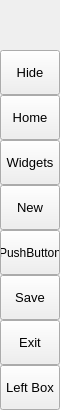
        <widget class="QFrame" name="leftMenuBg">
         <property name="minimumSize">
          <size>
           <width>60</width>
           <height>0</height>
          </size>
         </property>
         <property name="maximumSize">
          <size>
           <width>60</width>
           <height>16777215</height>
          </size>
         </property>
         <property name="frameShape">
          <enum>QFrame::Shape::NoFrame</enum>
         </property>
         <property name="frameShadow">
          <enum>QFrame::Shadow::Raised</enum>
         </property>
         <layout class="QVBoxLayout" name="verticalLayout_3">
          <property name="spacing">
           <number>0</number>
          </property>
          <property name="leftMargin">
           <number>0</number>
          </property>
          <property name="topMargin">
           <number>0</number>
          </property>
          <property name="rightMargin">
           <number>0</number>
          </property>
          <property name="bottomMargin">
           <number>0</number>
          </property>
          <item>
           <widget class="QFrame" name="topLogoInfo">
            <property name="minimumSize">
             <size>
              <width>0</width>
              <height>50</height>
             </size>
            </property>
            <property name="maximumSize">
             <size>
              <width>16777215</width>
              <height>50</height>
             </size>
            </property>
            <property name="frameShape">
             <enum>QFrame::Shape::NoFrame</enum>
            </property>
            <property name="frameShadow">
             <enum>QFrame::Shadow::Raised</enum>
            </property>
            <widget class="QFrame" name="topLogo">
             <property name="geometry">
              <rect>
               <x>10</x>
               <y>5</y>
               <width>42</width>
               <height>42</height>
              </rect>
             </property>
             <property name="minimumSize">
              <size>
               <width>42</width>
               <height>42</height>
              </size>
             </property>
             <property name="maximumSize">
              <size>
               <width>42</width>
               <height>42</height>
              </size>
             </property>
             <property name="frameShape">
              <enum>QFrame::Shape::NoFrame</enum>
             </property>
             <property name="frameShadow">
              <enum>QFrame::Shadow::Raised</enum>
             </property>
            </widget>
           </widget>
          </item>
          <item>
           <widget class="QFrame" name="leftMenuFrame">
            <property name="sizePolicy">
             <sizepolicy hsizetype="Expanding" vsizetype="Preferred">
              <horstretch>0</horstretch>
              <verstretch>0</verstretch>
             </sizepolicy>
            </property>
            <property name="minimumSize">
             <size>
              <width>0</width>
              <height>45</height>
             </size>
            </property>
            <property name="frameShape">
             <enum>QFrame::Shape::NoFrame</enum>
            </property>
            <property name="frameShadow">
             <enum>QFrame::Shadow::Raised</enum>
            </property>
            <layout class="QVBoxLayout" name="verticalMenuLayout">
             <property name="spacing">
              <number>0</number>
             </property>
             <property name="leftMargin">
              <number>0</number>
             </property>
             <property name="topMargin">
              <number>0</number>
             </property>
             <property name="rightMargin">
              <number>0</number>
             </property>
             <property name="bottomMargin">
              <number>0</number>
             </property>
             <item>
              <widget class="QFrame" name="toggleBox">
               <property name="maximumSize">
                <size>
                 <width>16777215</width>
                 <height>45</height>
                </size>
               </property>
               <property name="frameShape">
                <enum>QFrame::Shape::NoFrame</enum>
               </property>
               <property name="frameShadow">
                <enum>QFrame::Shadow::Raised</enum>
               </property>
               <layout class="QVBoxLayout" name="verticalLayout_4">
                <property name="spacing">
                 <number>0</number>
                </property>
                <property name="leftMargin">
                 <number>0</number>
                </property>
                <property name="topMargin">
                 <number>0</number>
                </property>
                <property name="rightMargin">
                 <number>0</number>
                </property>
                <property name="bottomMargin">
                 <number>0</number>
                </property>
                <item>
                 <widget class="QPushButton" name="toggleButton">
                  <property name="sizePolicy">
                   <sizepolicy hsizetype="Expanding" vsizetype="Fixed">
                    <horstretch>0</horstretch>
                    <verstretch>0</verstretch>
                   </sizepolicy>
                  </property>
                  <property name="minimumSize">
                   <size>
                    <width>0</width>
                    <height>45</height>
                   </size>
                  </property>
                  <property name="font">
                   <font>
                    <family>Segoe UI</family>
                    <pointsize>10</pointsize>
                    <italic>false</italic>
                    <bold>false</bold>
                   </font>
                  </property>
                  <property name="cursor">
                   <cursorShape>PointingHandCursor</cursorShape>
                  </property>
                  <property name="layoutDirection">
                   <enum>Qt::LayoutDirection::LeftToRight</enum>
                  </property>
                  <property name="styleSheet">
                   <string notr="true">background-image: 
url(:/icons/icon_menu.png)</string>
                  </property>
                  <property name="text">
                   <string>Hide</string>
                  </property>
                 </widget>
                </item>
               </layout>
              </widget>
             </item>
             <item alignment="Qt::AlignmentFlag::AlignTop">
              <widget class="QFrame" name="topMenu">
               <property name="frameShape">
                <enum>QFrame::Shape::NoFrame</enum>
               </property>
               <property name="frameShadow">
                <enum>QFrame::Shadow::Raised</enum>
               </property>
               <layout class="QVBoxLayout" name="verticalLayout_8">
                <property name="spacing">
                 <number>0</number>
                </property>
                <property name="leftMargin">
                 <number>0</number>
                </property>
                <property name="topMargin">
                 <number>0</number>
                </property>
                <property name="rightMargin">
                 <number>0</number>
                </property>
                <property name="bottomMargin">
                 <number>0</number>
                </property>
                <item>
                 <widget class="QPushButton" name="btn_home">
                  <property name="sizePolicy">
                   <sizepolicy hsizetype="Expanding" vsizetype="Fixed">
                    <horstretch>0</horstretch>
                    <verstretch>0</verstretch>
                   </sizepolicy>
                  </property>
                  <property name="minimumSize">
                   <size>
                    <width>0</width>
                    <height>45</height>
                   </size>
                  </property>
                  <property name="font">
                   <font>
                    <family>Segoe UI</family>
                    <pointsize>10</pointsize>
                    <italic>false</italic>
                    <bold>false</bold>
                   </font>
                  </property>
                  <property name="cursor">
                   <cursorShape>PointingHandCursor</cursorShape>
                  </property>
                  <property name="layoutDirection">
                   <enum>Qt::LayoutDirection::LeftToRight</enum>
                  </property>
                  <property name="styleSheet">
                   <string notr="true">background-image: 
url(:/icons/cil-home.png)</string>
                  </property>
                  <property name="text">
                   <string>Home</string>
                  </property>
                 </widget>
                </item>
                <item>
                 <widget class="QPushButton" name="btn_adv">
                  <property name="sizePolicy">
                   <sizepolicy hsizetype="Expanding" vsizetype="Fixed">
                    <horstretch>0</horstretch>
                    <verstretch>0</verstretch>
                   </sizepolicy>
                  </property>
                  <property name="minimumSize">
                   <size>
                    <width>0</width>
                    <height>45</height>
                   </size>
                  </property>
                  <property name="font">
                   <font>
                    <family>Segoe UI</family>
                    <pointsize>10</pointsize>
                    <italic>false</italic>
                    <bold>false</bold>
                   </font>
                  </property>
                  <property name="cursor">
                   <cursorShape>PointingHandCursor</cursorShape>
                  </property>
                  <property name="layoutDirection">
                   <enum>Qt::LayoutDirection::LeftToRight</enum>
                  </property>
                  <property name="styleSheet">
                   <string notr="true">background-image: url(:/icons/cil-library.png)</string>
                  </property>
                  <property name="text">
                   <string>Widgets</string>
                  </property>
                 </widget>
                </item>
                <item>
                 <widget class="QPushButton" name="btn_import">
                  <property name="sizePolicy">
                   <sizepolicy hsizetype="Expanding" vsizetype="Fixed">
                    <horstretch>0</horstretch>
                    <verstretch>0</verstretch>
                   </sizepolicy>
                  </property>
                  <property name="minimumSize">
                   <size>
                    <width>0</width>
                    <height>45</height>
                   </size>
                  </property>
                  <property name="font">
                   <font>
                    <family>Segoe UI</family>
                    <pointsize>10</pointsize>
                    <italic>false</italic>
                    <bold>false</bold>
                   </font>
                  </property>
                  <property name="cursor">
                   <cursorShape>PointingHandCursor</cursorShape>
                  </property>
                  <property name="layoutDirection">
                   <enum>Qt::LayoutDirection::LeftToRight</enum>
                  </property>
                  <property name="styleSheet">
                   <string notr="true">background-image: 
url(:/icons/cil-file.png)</string>
                  </property>
                  <property name="text">
                   <string>New</string>
                  </property>
                 </widget>
                </item>
                <item>
                 <widget class="QPushButton" name="btn_search">
                  <property name="sizePolicy">
                   <sizepolicy hsizetype="Expanding" vsizetype="Fixed">
                    <horstretch>0</horstretch>
                    <verstretch>0</verstretch>
                   </sizepolicy>
                  </property>
                  <property name="minimumSize">
                   <size>
                    <width>0</width>
                    <height>45</height>
                   </size>
                  </property>
                  <property name="styleSheet">
                   <string notr="true">background-image: url(:/icons/cil-magnifying-glass.png);</string>
                  </property>
                  <property name="text">
                   <string>PushButton</string>
                  </property>
                 </widget>
                </item>
                <item>
                 <widget class="QPushButton" name="btn_session">
                  <property name="sizePolicy">
                   <sizepolicy hsizetype="Expanding" vsizetype="Fixed">
                    <horstretch>0</horstretch>
                    <verstretch>0</verstretch>
                   </sizepolicy>
                  </property>
                  <property name="minimumSize">
                   <size>
                    <width>0</width>
                    <height>45</height>
                   </size>
                  </property>
                  <property name="font">
                   <font>
                    <family>Segoe UI</family>
                    <pointsize>10</pointsize>
                    <italic>false</italic>
                    <bold>false</bold>
                   </font>
                  </property>
                  <property name="cursor">
                   <cursorShape>PointingHandCursor</cursorShape>
                  </property>
                  <property name="layoutDirection">
                   <enum>Qt::LayoutDirection::LeftToRight</enum>
                  </property>
                  <property name="styleSheet">
                   <string notr="true">background-image: url(:/icons/cil-cloud-download.png)</string>
                  </property>
                  <property name="text">
                   <string>Save</string>
                  </property>
                 </widget>
                </item>
                <item>
                 <widget class="QPushButton" name="btn_save">
                  <property name="sizePolicy">
                   <sizepolicy hsizetype="Expanding" vsizetype="Fixed">
                    <horstretch>0</horstretch>
                    <verstretch>0</verstretch>
                   </sizepolicy>
                  </property>
                  <property name="minimumSize">
                   <size>
                    <width>0</width>
                    <height>45</height>
                   </size>
                  </property>
                  <property name="font">
                   <font>
                    <family>Segoe UI</family>
                    <pointsize>10</pointsize>
                    <italic>false</italic>
                    <bold>false</bold>
                   </font>
                  </property>
                  <property name="cursor">
                   <cursorShape>PointingHandCursor</cursorShape>
                  </property>
                  <property name="layoutDirection">
                   <enum>Qt::LayoutDirection::LeftToRight</enum>
                  </property>
                  <property name="styleSheet">
                   <string notr="true">background-image: 
url(:/icons/cil-save.png)</string>
                  </property>
                  <property name="text">
                   <string>Exit</string>
                  </property>
                 </widget>
                </item>
               </layout>
              </widget>
             </item>
             <item alignment="Qt::AlignmentFlag::AlignBottom">
              <widget class="QFrame" name="bottomMenu">
               <property name="frameShape">
                <enum>QFrame::Shape::NoFrame</enum>
               </property>
               <property name="frameShadow">
                <enum>QFrame::Shadow::Raised</enum>
               </property>
               <layout class="QVBoxLayout" name="verticalLayout_9">
                <property name="spacing">
                 <number>0</number>
                </property>
                <property name="leftMargin">
                 <number>0</number>
                </property>
                <property name="topMargin">
                 <number>0</number>
                </property>
                <property name="rightMargin">
                 <number>0</number>
                </property>
                <property name="bottomMargin">
                 <number>0</number>
                </property>
                <item>
                 <widget class="QPushButton" name="toggleLeftBox">
                  <property name="sizePolicy">
                   <sizepolicy hsizetype="Expanding" vsizetype="Fixed">
                    <horstretch>0</horstretch>
                    <verstretch>0</verstretch>
                   </sizepolicy>
                  </property>
                  <property name="minimumSize">
                   <size>
                    <width>0</width>
                    <height>45</height>
                   </size>
                  </property>
                  <property name="font">
                   <font>
                    <family>Segoe UI</family>
                    <pointsize>10</pointsize>
                    <italic>false</italic>
                    <bold>false</bold>
                   </font>
                  </property>
                  <property name="cursor">
                   <cursorShape>PointingHandCursor</cursorShape>
                  </property>
                  <property name="layoutDirection">
                   <enum>Qt::LayoutDirection::LeftToRight</enum>
                  </property>
                  <property name="styleSheet">
                   <string notr="true">background-image: url(:/icons/images/icons/icon_settings.png);</string>
                  </property>
                  <property name="text">
                   <string>Left Box</string>
                  </property>
                 </widget>
                </item>
               </layout>
              </widget>
             </item>
            </layout>
           </widget>
          </item>
         </layout>
        </widget>
